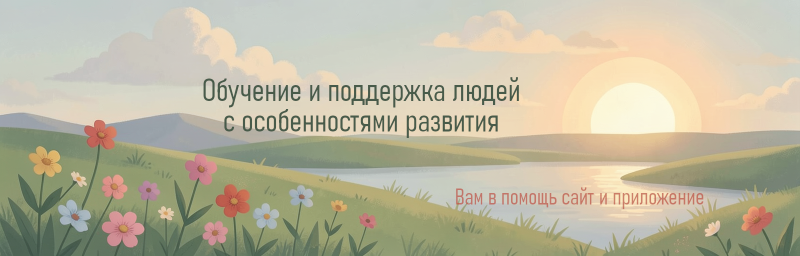
#> input picture main-1.png, 1600 x 512 px (shown at 1/2 size)
$ python seo.py
#> lines starting #> are read from the running program, lines starting #| are printed output that depends on the picture
#!/usr/bin/env python3
"""SEO: meta/OpenGraph/canonical в каждой *.html, sitemap.xml, robots.txt, og.png.
Идемпотентно: python3 tools/seo.py  (BASE переопределяется env SITE_BASE)."""
import glob, html, os, re, subprocess

ROOT = os.path.dirname(os.path.dirname(os.path.abspath(__file__)))
BASE = os.environ.get('SITE_BASE', 'https://ssazurov.github.io/ds_site').rstrip('/')
NAME = 'Солнечный мир'
OG_SRC, OG = 'main-1.png', 'og.png'
DESC = {
    'index': 'Бесплатное образовательное приложение «Солнечный мир»: карточки и социальные истории для обучения детей и взрослых, в том числе с особенностями развития.',
    'about': 'О проекте «Солнечный мир»: православная семья Сазуровых создаёт бесплатное образовательное приложение.',
    'docs': 'Документы приложения «Солнечный мир»: политика конфиденциальности, пользовательское соглашение, оферта, согласие.',
    'download': 'Скачать приложение «Солнечный мир» для Android (APK) или открыть веб-версию.',
    'disclaimer': 'Дисклеймер приложения «Солнечный мир»: назначение и ограничения.',
    'guide': 'Руководство пользователя приложения «Солнечный мир».',
    'offer': 'Публичная оферта на безвозмездное использование программы «Солнечный мир».',
    'contacts': 'Контакты разработчика приложения «Солнечный мир»: ВКонтакте, MAX, электронная почта.',
    'help': 'Помощь по установке приложения «Солнечный мир»: RuStore и APK.',
    'delete-data': 'Как удалить данные приложения «Солнечный мир»: все данные хранятся только на вашем устройстве.',
}
TITLE = {}  # заголовки правятся в самих html; сюда – только принудительные


def txt(s):
    return html.unescape(re.sub(r'\s+', ' ', re.sub(r'<[^>]+>', ' ', s))).strip()


def cut(s, n=160):
    if len(s) <= n:
        return s
    return s[:n].rsplit(' ', 1)[0].rstrip(',;:–-') + '…'


def make_og():
    try:
        from PIL import Image
    except ImportError:
        return
    src = os.path.join(ROOT, OG_SRC)
    if not os.path.exists(src):
        return
    im = Image.open(src).convert('RGB')
    w, h = im.size
#> w = 1600; h = 512
    k = max(1200 / w, 630 / h)
#> k = 1.23
    im = im.resize((round(w * k), round(h * k)), Image.LANCZOS)
#> im: PIL image 1969x630 RGB
    w, h = im.size
#> w = 1969; h = 630
    l, t = (w - 1200) // 2, (h - 630) // 2
#> l = 384; t = 0
    im.crop((l, t, l + 1200, t + 630)).save(os.path.join(ROOT, OG), optimize=True)
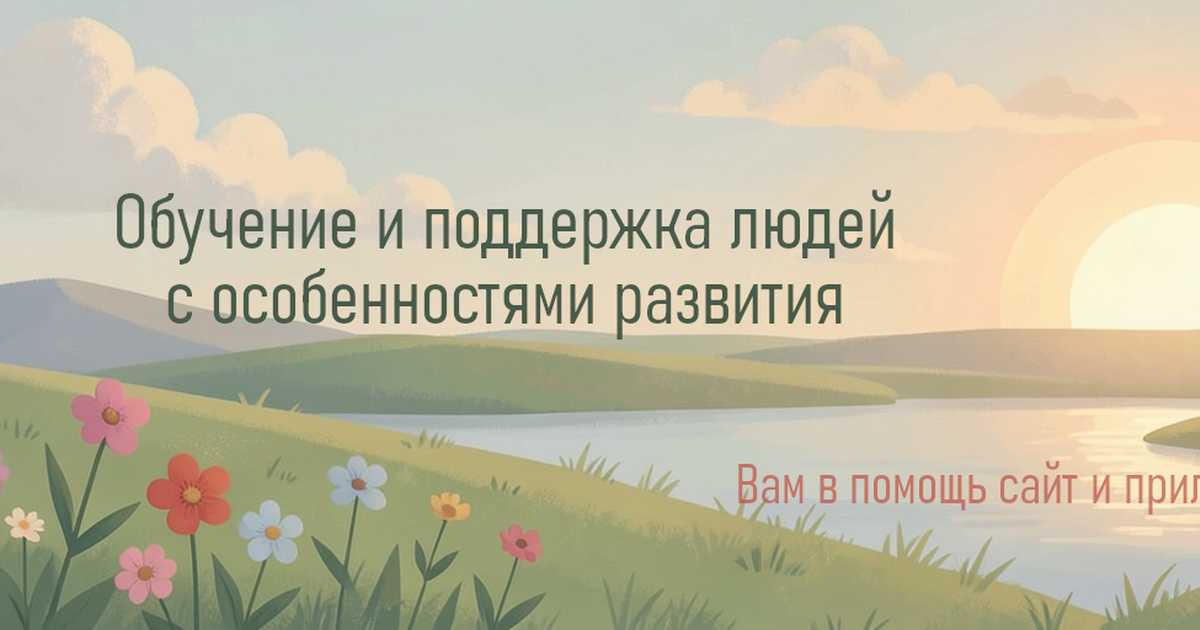
#> saved as og.png: PIL image 1200x630 RGB; mean R, G, B 192.9, 187.4, 163.1


def lastmod(f):
    try:
        d = subprocess.check_output(['git', 'log', '-1', '--format=%cs', '--', f], cwd=ROOT, text=True).strip()
        return d or None
    except Exception:
        return None


def main():
    make_og()
    urls = []
    for path in sorted(glob.glob(os.path.join(ROOT, '*.html'))):
        f = os.path.basename(path)
        slug = f[:-5]
        s = open(path, encoding='utf-8').read()
        s = re.sub(r'\s*<!--seo-->.*?<!--/seo-->', '', s, flags=re.S)
        if slug in TITLE:
            s = re.sub(r'<title>.*?</title>', '<title>%s</title>' % TITLE[slug], s, count=1, flags=re.S)
        title = txt(re.search(r'<title>(.*?)</title>', s, re.S).group(1))
        desc = DESC.get(slug)
        if not desc:
            m = re.search(r'<p[^>]*>(.*?)</p>', s, re.S)
            desc = cut(txt(m.group(1))) if m else NAME
        url = BASE + '/' if slug == 'index' else '%s/%s' % (BASE, f)
        e = lambda v: html.escape(v, quote=True)
        block = (
            '<!--seo-->'
            '<meta name="description" content="%s">'
            '<link rel="canonical" href="%s">'
            '<meta property="og:type" content="website">'
            '<meta property="og:site_name" content="%s">'
            '<meta property="og:locale" content="ru_RU">'
            '<meta property="og:title" content="%s">'
            '<meta property="og:description" content="%s">'
            '<meta property="og:url" content="%s">'
            '<meta property="og:image" content="%s/%s">'
            '<meta property="og:image:width" content="1200">'
            '<meta property="og:image:height" content="630">'
            '<meta name="twitter:card" content="summary_large_image">'
            '<!--/seo-->'
        ) % (e(desc), url, NAME, e(title), e(desc), url, BASE, OG)
        s = s.replace('</head>', block + '</head>', 1)
        open(path, 'w', encoding='utf-8', newline='').write(s)
        urls.append((url, lastmod(f), slug))
    sm = ['<?xml version="1.0" encoding="UTF-8"?>',
          '<urlset xmlns="http://www.sitemaps.org/schemas/sitemap/0.9">']
    for url, lm, slug in urls:
        sm.append('  <url><loc>%s</loc>%s<priority>%s</priority></url>' % (
            url, '<lastmod>%s</lastmod>' % lm if lm else '', '1.0' if slug == 'index' else '0.6'))
    sm.append('</urlset>')
    open(os.path.join(ROOT, 'sitemap.xml'), 'w', encoding='utf-8').write('\n'.join(sm) + '\n')
    open(os.path.join(ROOT, 'robots.txt'), 'w', encoding='utf-8').write(
        'User-agent: *\nAllow: /\nDisallow: /app/\nDisallow: /download/\n\nSitemap: %s/sitemap.xml\n' % BASE)
    print('ok', len(urls), 'pages')


if __name__ == '__main__':
    main()

$ run again, with community-1.png copied over main-1.png
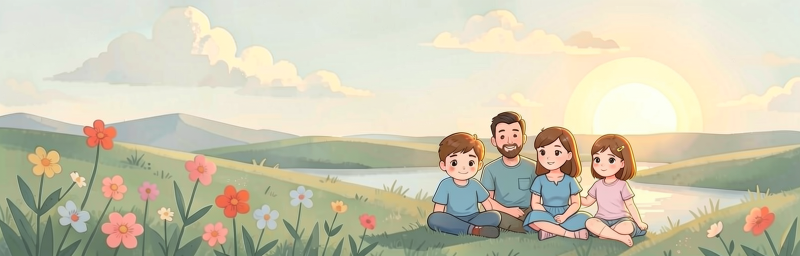
#> input picture community-1.png, 1600 x 512 px (shown at 1/2 size)
#> in make_og, im is the input picture: PIL image 1600x512 RGB; mean R, G, B 205.1, 201, 178.1
#> im: PIL image 1969x630 RGB
#> in make_og, `im.crop((l, t, l + 1200, t + 630)).save(os.path.join(ROOT, OG), optimi..`:
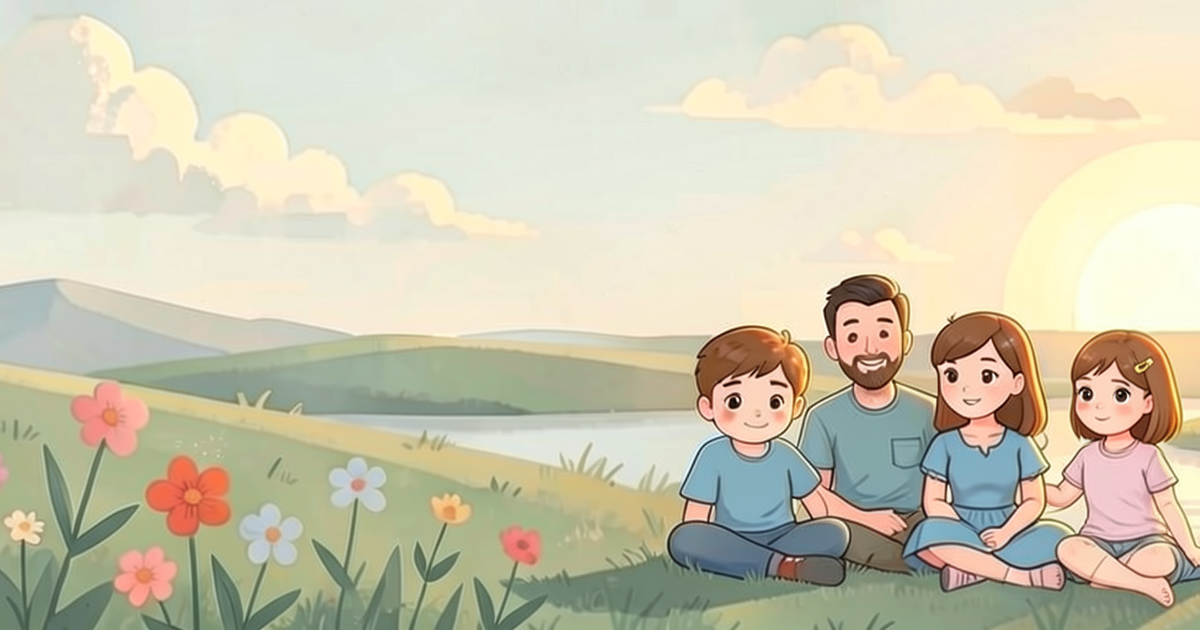
#> saved as og.png: PIL image 1200x630 RGB; mean R, G, B 205.9, 200.9, 178.3
